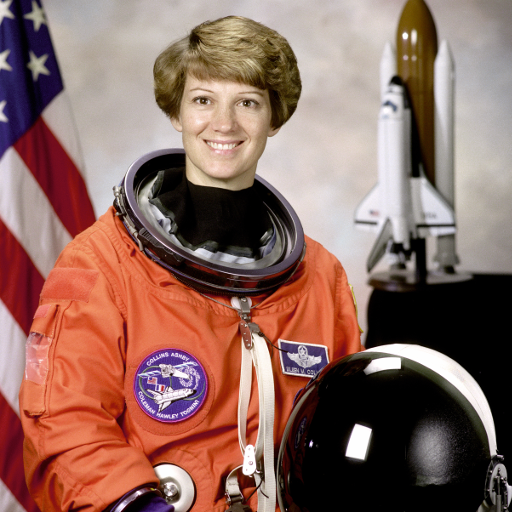
#> input picture skimage.data.astronaut(), 512 x 512 px
$ jupyter execute lowlight_project.ipynb
#> lines starting #> are read from the running program, lines starting #| are printed output that depends on the picture
# Low-Light Image Enhancement with an AI Assistant

## Step 1: Load an image and measure how dark it is

Before we enhance anything, the program must first *understand* the image.
In this step we measure brightness, contrast and noise, and turn the
brightness into a simple label (Normal, Dim, Dark, Very dark).
Later, Jarvis will use this label to decide which enhancement method to use.

[cell 1]
# Step 1.1 - Import the libraries we need
import cv2                       # OpenCV: reads and processes images
import numpy as np               # NumPy: fast maths on image arrays
import matplotlib.pyplot as plt  # Matplotlib: shows images and graphs

[cell 2]
# Step 1.2 - Load an image
# "sample"  -> uses a built-in test photo that we darken ourselves
# "upload"  -> lets you pick your own dark photo from your computer
IMAGE_SOURCE = "sample"

if IMAGE_SOURCE == "upload":
    from google.colab import files
    uploaded = files.upload()                # a file picker opens
    file_name = list(uploaded.keys())[0]
    img = cv2.imread(file_name)              # OpenCV loads images in BGR order
else:
    from skimage import data
    bright = cv2.cvtColor(data.astronaut(), cv2.COLOR_RGB2BGR)
    # Make it dark: raising pixel values (scaled 0-1) to a power above 1 darkens them
    img = ((bright / 255.0) ** 2.5 * 0.4 * 255).astype(np.uint8)
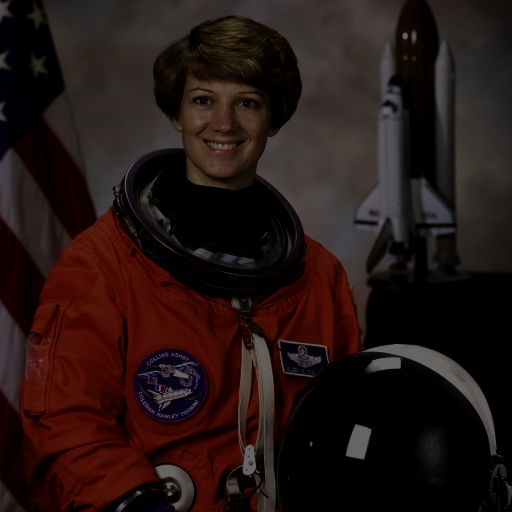
#> img: shape (512, 512, 3); mean B, G, R 19.7, 21.8, 36.6

print("Image size (height, width, channels):", img.shape)
#| Image size (height, width, channels): (512, 512, 3)

[cell 3]
# Step 1.3 - Functions that measure the image

def to_gray(image):
    # Brightness is easiest to measure on a single grey channel
    return cv2.cvtColor(image, cv2.COLOR_BGR2GRAY)

def get_brightness(image):
    # Average pixel value scaled to 0-1 (0 = black, 1 = white)
    return to_gray(image).mean() / 255.0
#> in to_gray, `return cv2.cvtColor(image, cv2.COLOR_BGR2GRAY)`:
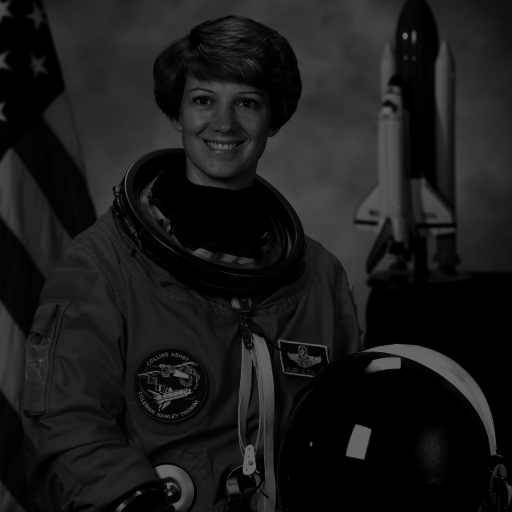
#> returned value: shape (512, 512); min 0, max 102, mean 26

def get_contrast(image):
    # Standard deviation of pixel values: how spread out the tones are
    return to_gray(image).std() / 255.0

def get_dark_ratio(image):
    # Fraction of pixels that are very dark (below 15% brightness)
    return (to_gray(image) < 0.15 * 255).mean()

def get_noise(image):
    # Noise estimate (Immerkaer's method): a filter that ignores smooth areas
    # and responds mostly to random grain
    gray = to_gray(image).astype(np.float32)
    h, w = gray.shape
    kernel = np.array([[1, -2, 1], [-2, 4, -2], [1, -2, 1]], dtype=np.float32)
    filtered = cv2.filter2D(gray, -1, kernel)
    return np.sum(np.abs(filtered)) * np.sqrt(0.5 * np.pi) / (6.0 * (w - 2) * (h - 2))

def darkness_level(brightness):
    # Turn the brightness number into a label Jarvis can use later
    if brightness >= 0.40:
        return "Normal"
    if brightness >= 0.25:
        return "Dim"
    if brightness >= 0.12:
        return "Dark"
    return "Very dark"

def analyze_image(image):
    brightness = get_brightness(image)
    level = darkness_level(brightness)
    return {
        "Brightness (0-1)": round(brightness, 3),
        "Contrast (0-1)": round(get_contrast(image), 3),
        "Dark pixel ratio": round(get_dark_ratio(image), 3),
        "Noise level": round(get_noise(image), 2),
        "Darkness level": level,
        "Needs enhancement": level != "Normal",
    }

[cell 4]
# Step 1.4 - Analyse the image and show the result
stats = analyze_image(img)
#> in analyze_image, `brightness = get_brightness(image)`: brightness = 0.102
#> in analyze_image, `level = darkness_level(brightness)`: level = 'Very dark'
#> in get_noise, `filtered = cv2.filter2D(gray, -1, kernel)`:
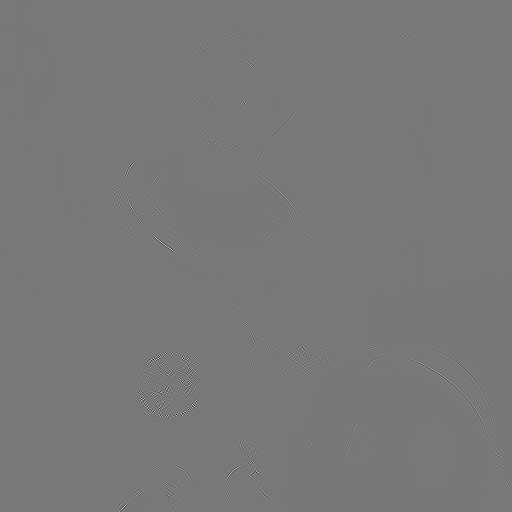
#> filtered: shape (512, 512) float32; min -315, max 350, mean 0; drawn with min black and max white
#> stats = {'Brightness (0-1)': 0.102, 'Contrast (0-1)': 0.094, 'Dark pixel ratio': 0.705, 'Noise level': 0.96, 'Darkness level': 'Very dark', 'Needs enhancement': True}
for name, value in stats.items():
    print(f"{name:20s}: {value}")
#> this loop made 6 passes
#> (name, value) on passes 1 to 6: ('Brightness (0-1)', 0.102), ('Contrast (0-1)', 0.094), ('Dark pixel ratio', 0.705), ('Noise level', 0.96), ('Darkness level', 'Very dark'), ('Needs enhancement', True)
#| Brightness (0-1)    : 0.102
#| Contrast (0-1)      : 0.094
#| Dark pixel ratio    : 0.705
#| Noise level         : 0.96
#| Darkness level      : Very dark
#| Needs enhancement   : True

fig, axes = plt.subplots(1, 2, figsize=(11, 4))
axes[0].imshow(cv2.cvtColor(img, cv2.COLOR_BGR2RGB))   # matplotlib expects RGB
axes[0].set_title("Input image")
axes[0].axis("off")

axes[1].hist(to_gray(img).ravel(), bins=64, range=(0, 255), color="gray")
axes[1].set_title("Brightness histogram")
axes[1].set_xlabel("Pixel value (0 = black, 255 = white)")
axes[1].set_ylabel("Number of pixels")
plt.tight_layout()
plt.show()
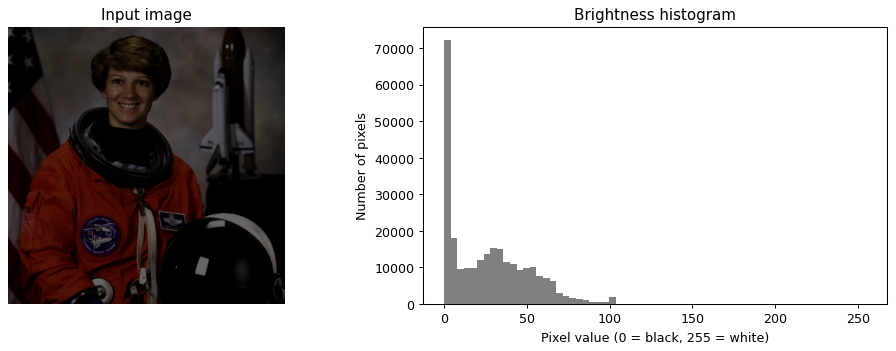
#> figure drawn by matplotlib, 2 panels; panel 2: tallest bar 72143 high, from x = 0 to 3.98
